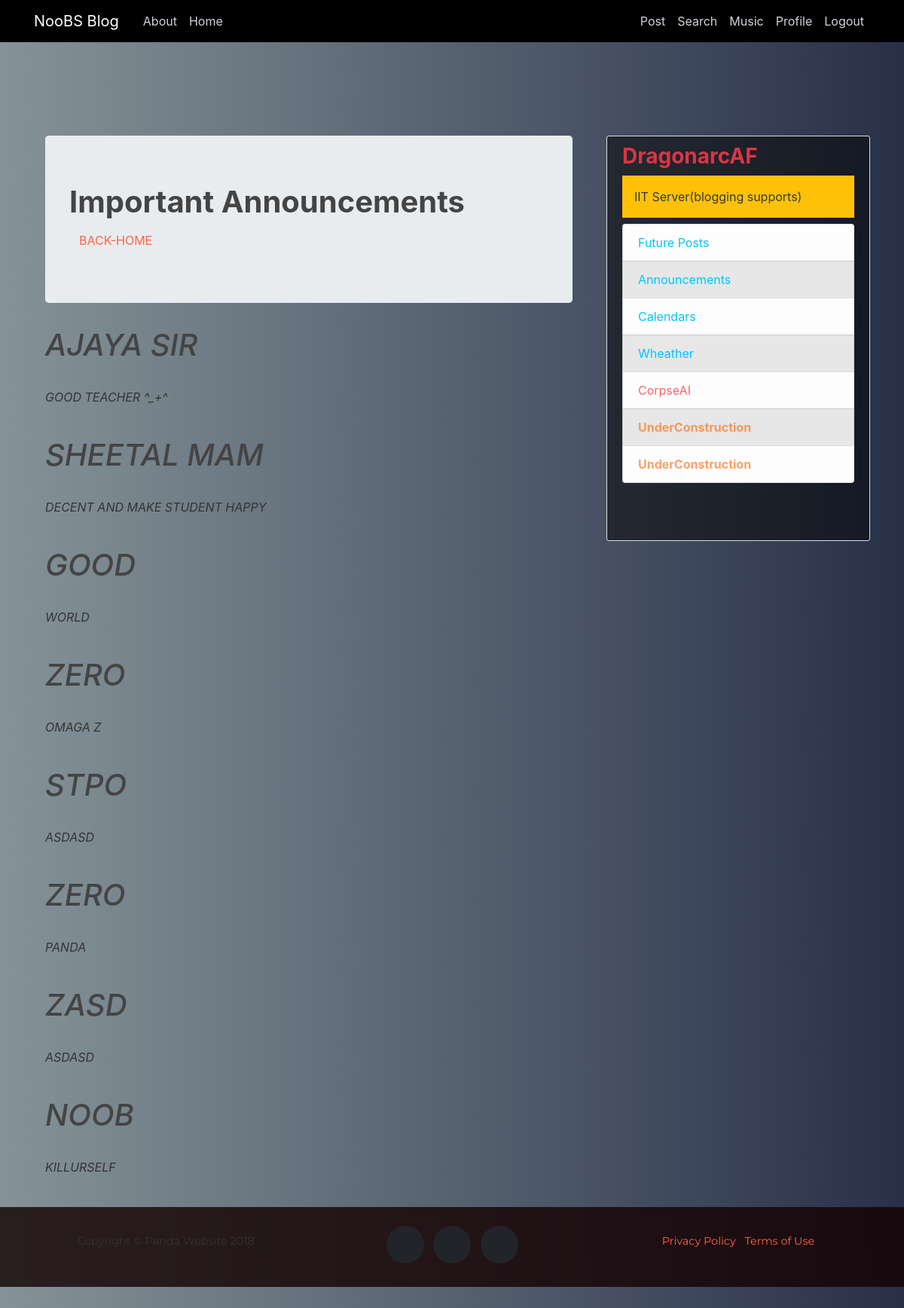
The page /announcements/ (signed in) on the database its author committed.
### Adminpanel/models.py (models this page shows, shortened)
class Comment(models.Model):
 name = models.CharField(max_length=15)
 comment = models.TextField()
 date_added=models.DateTimeField(default=timezone.now)

### Adminpanel/views.py (the view)
# urls.py: path('',views.indexf,name='Adminpanel-indexf'),
def indexf(request):
	comments=Comment.objects.all()
	context={'comments':comments,'title': 'Announcements'}
	return render(request,"Adminpanel/adpanel.html", context)

### Adminpanel/templates/Adminpanel/adpanel.html (shortened to what this page needs)
{% extends "blog/base.html" %}
{% block content %}
    <div class="container theme-showcase" role="main">
      <div class="jumbotron">
        <h1><b>Important Announcements</b></h1>
        <a type="button" class="btn btn-link" href="{% url 'blog-home' %}">BACK-HOME</a>
      </div>
    </div>
{%endblock content%}

### blog/static/blog/main.css (style rules this page uses)
body { color: #333333; margin-top: 5rem; }
h1, h2, h3, h4, h5, h6 { color: #444444; }
#scrollDown p { padding: 25px 0; }
a:link { color:hsl(9, 100%, 64%); }

### rows shown on the page
Comment: name+comment "AJAYA SIR GOOD TEACHER ^_+^"
Comment: name+comment "SHEETAL MAM DECENT AND MAKE STUDENT HAPPY"
Comment: name+comment "GOOD WORLD"
Comment: name+comment "ZERO OMAGA Z"
Comment: name+comment "STPO ASDASD"
Comment: name+comment "ZERO PANDA"
Comment: name+comment "ZASD ASDASD"
Comment: name+comment "NOOB KILLURSELF"
